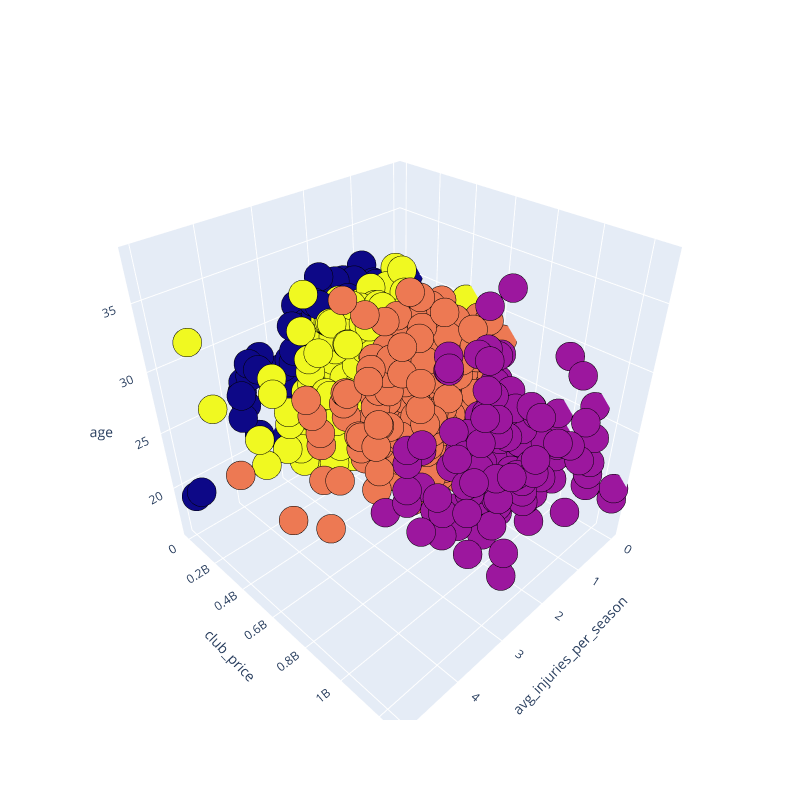

Notebook cell for this chart:
### Markdown cell above
3 или 4 кластера на игроков стоимостью больше 5.000.000

### Code cell
L = df[df["current_price"] > 5_000_000].drop(columns = ["current_price"])
kmeans = KMeans(n_clusters = 4)
kmeans.fit(L)

plot = dict(xaxis = dict(title = 'avg_injuries_per_season'), yaxis = dict(title = 'club_price'), zaxis = dict(title = 'age'))
labels = kmeans.labels_
trace = go.Scatter3d(x = L["avg_injuries_per_season"], y = L["club_price"], z = L["age"], mode='markers',marker=dict(color = labels, size= 10, line=dict(color= 'black',width = 10)))
layout = go.Layout(margin=dict(l=0,r=0), scene = plot, height = 800, width = 800)
data = [trace]
fig = go.Figure(data = data, layout = layout)
fig.show()

### Figure 1 — Plotly figure (JSON) as saved in the notebook; plotly's stock layout.template omitted (floating-point values rounded to 4 significant figures; data arrays with more than 128 entries replaced by an {"elided": "..."} marker saying what was removed)
{"data": [{"marker": {"color": {"elided": "1408 int values"}, "line": {"color": "black", "width": 10}, "size": 10}, "mode": "markers", "type": "scatter3d", "x": {"elided": "1408 float values"}, "y": {"elided": "1408 float values"}, "z": {"elided": "1408 int values"}}], "layout": {"height": 800, "margin": {"l": 0, "r": 0}, "scene": {"xaxis": {"title": {"text": "avg_injuries_per_season"}}, "yaxis": {"title": {"text": "club_price"}}, "zaxis": {"title": {"text": "age"}}}, "width": 800}}
